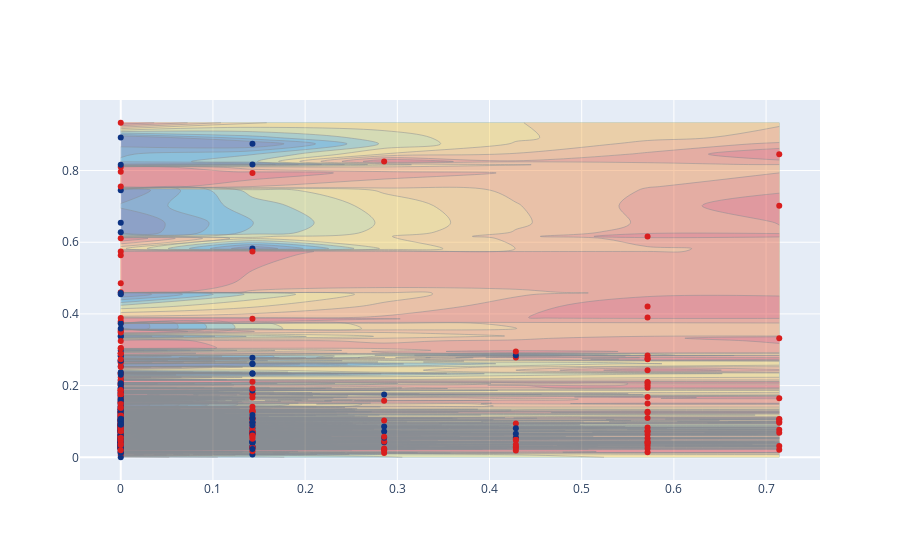

The notebook cell this image was saved under:
### Code cell
# 5. Visualizations
from plotly.subplots import make_subplots
import plotly.graph_objects as go


df_filtered_nor_sample = df_filtered_nor.sample(500) #This randomly selects 500 rows from the normalized DataFrame

X_val = df_filtered_nor_sample.drop(['vendor_id'], axis=1)
y_val = df_filtered_nor_sample['vendor_id']


def iscorrect(x):
    return "circle" if x else "x"


iscorrectv = np.vectorize(iscorrect)
fig = make_subplots(rows=1, cols=1)

y_pred = model.predict(X_val)

fig.add_trace(go.Contour( #decision boundary 
    x=X_val['passenger_count'],
    y=X_val['Distance_KM'],
    z=y_pred,
    showscale=False,
    opacity=0.40,
    colorscale='portland'
), row=1, col=1)

fig.add_trace(go.Scatter(
    x=X_val['passenger_count'],
    y=X_val['Distance_KM'],
    mode='markers',
    marker_symbol=iscorrectv(y_val == y_pred),
    text=y_val,
    marker=dict(
        color=y_val,
        colorscale='portland'
    )
), row=1, col=1)
#the model thinks Vendor 0 should be (e.g., blue) and where Vendor 1 should be (e.g., red).
#fig.update_layout(showlegend=False)

fig.show()

### Figure 1 — Plotly figure (JSON) as saved in the notebook; plotly's stock layout.template omitted (floating-point values rounded to 4 significant figures; data arrays with more than 128 entries replaced by an {"elided": "..."} marker saying what was removed)
{"data": [{"colorscale": [[0, "rgb(12,51,131)"], [0.25, "rgb(10,136,186)"], [0.5, "rgb(242,211,56)"], [0.75, "rgb(242,143,56)"], [1, "rgb(217,30,30)"]], "opacity": 0.4, "showscale": false, "type": "contour", "x": {"elided": "500 float values"}, "xaxis": "x", "y": {"elided": "500 float values"}, "yaxis": "y", "z": {"elided": "500 int values"}}, {"marker": {"color": {"elided": "500 int values"}, "colorscale": [[0, "rgb(12,51,131)"], [0.25, "rgb(10,136,186)"], [0.5, "rgb(242,211,56)"], [0.75, "rgb(242,143,56)"], [1, "rgb(217,30,30)"]], "symbol": {"elided": "500 str values"}}, "mode": "markers", "text": {"elided": "500 int values"}, "type": "scatter", "x": {"elided": "500 float values"}, "xaxis": "x", "y": {"elided": "500 float values"}, "yaxis": "y"}], "layout": {"xaxis": {"anchor": "y", "domain": [0, 1]}, "yaxis": {"anchor": "x", "domain": [0, 1]}}}
